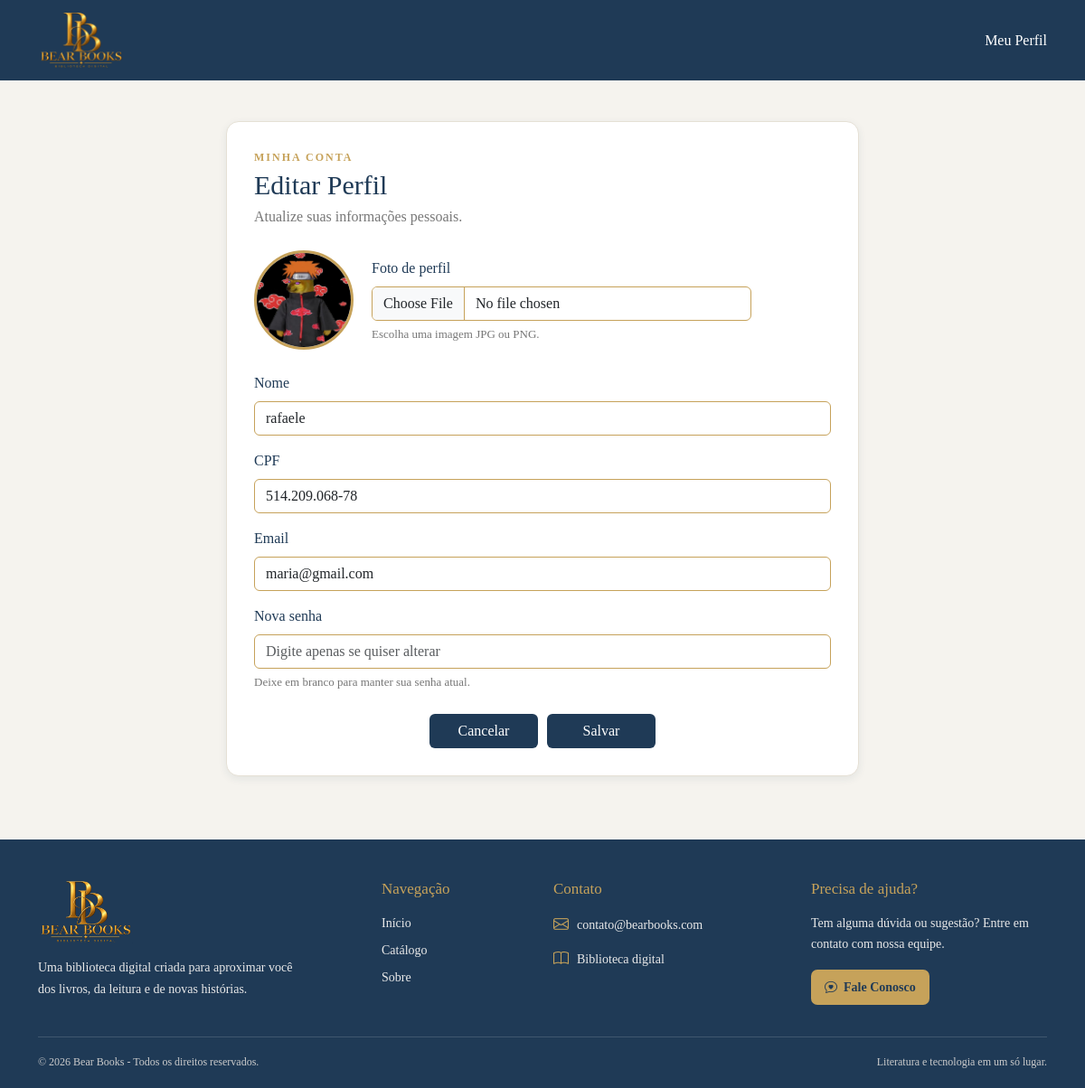
/usuario/user/editarUser.php (signed in), run on the app's committed database.
### tables this page shows
CREATE TABLE `usuario` (
  `id_user` int(5) NOT NULL,
  `cpf_user` varchar(20) DEFAULT NULL,
  `nome_user` varchar(200) DEFAULT NULL,
  `email_user` varchar(200) DEFAULT NULL,
  `senha_user` varchar(100) DEFAULT NULL,
  `status_user` varchar(20) NOT NULL DEFAULT 'Ativo',
  `foto_user` varchar(255) DEFAULT NULL
);

### usuario/user/editarUser.php (the view, shortened to what this page needs)
<?php
include "../../ARQUIVOS/conexao.php";
$id_user = (int) $_SESSION['id_user'];
$sql = "SELECT * FROM usuario WHERE id_user=$id_user";
$result = $conn->query($sql);
$usuario = $result->fetch_assoc();
?>
<!DOCTYPE html>
<html lang="pt-br">
<head>
    <link href="https://cdn.jsdelivr.net/npm/bootstrap@5.3.8/dist/css/bootstrap.min.css" rel="stylesheet">
    <link rel="stylesheet" href="https://cdn.jsdelivr.net/npm/bootstrap-icons@1.13.1/font/bootstrap-icons.min.css">
    <link rel="stylesheet" href="../../css/style.css">
</head>
<body class="perfil-page">
    <nav class="navbar navbar-expand-lg">
        <div class="container">
            <a class="navbar-brand" href="../index.php">
                <img src="../../ARQUIVOS/img/logo.png" alt="Bear Books">
            </a>
            <div class="ms-auto">
                <a href="perfilUser.php" class="nav-link d-inline">
                    Meu Perfil
                </a>
            </div>
        </div>
    </nav>
    <main class="editar-perfil-conteudo">
        <div class="container">
            <div class="editar-perfil-card">
                <div class="editar-perfil-titulo">
                    <p>MINHA CONTA</p>
                    <h1>Editar Perfil</h1>
                    <span>
                        Atualize suas informações pessoais.
                    </span>
                </div>
                <form action="updateUser.php" method="POST" enctype="multipart/form-data">
                    <div class="editar-foto-area">
                        <div class="editar-foto-preview">
                            <?php if (!empty($usuario['foto_user'])) { ?>
                                <img src="../../ARQUIVOS/fotos_usuario/<?php echo htmlspecialchars($usuario['foto_user']); ?>"
                                    alt="Foto de perfil">
                            <?php } else { ?>
                                <i class="bi bi-person-circle"></i>
                            <?php } ?>
                        </div>
                        <div>
                            <label class="form-label">
                                Foto de perfil
                            </label>
                            <input type="file" class="form-control" name="foto_user"
                                accept="image/png,image/jpeg,image/jpg">
                            <small>
                                Escolha uma imagem JPG ou PNG.
                            </small>
                        </div>
                    </div>
                    <div class="mb-3">
                        <label class="form-label">
                            Nome
                        </label>
                        <input type="text" class="form-control" name="nome_user"
                            value="<?php echo htmlspecialchars($usuario['nome_user']); ?>" required>
                    </div>
                    <div class="mb-3">
                        <label class="form-label">
                            CPF
                        </label>
                        <input type="text" class="form-control" name="cpf_user"
                            value="<?php echo htmlspecialchars($usuario['cpf_user']); ?>" required>
                    </div>
                    <div class="mb-3">
                        <label class="form-label">
                            Email
                        </label>
                        <input type="email" class="form-control" name="email_user"
                            value="<?php echo htmlspecialchars($usuario['email_user']); ?>" required>
                    </div>
                    <div class="mb-3">
                        <label class="form-label">
                            Nova senha
                        </label>
                        <input type="password" class="form-control" name="senha_user"
                            placeholder="Digite apenas se quiser alterar">
                        <small class="editar-ajuda">
                            Deixe em branco para manter sua senha atual.
                        </small>
                    </div>
                    <div class="editar-perfil-botoes">
                        <a href="perfilUser.php" class="btn btn-cancelar">
                            Cancelar
                        </a>
                        <button type="submit" class="btn btn-primary">
                            Salvar
                        </button>
                    </div>
                </form>
            </div>
        </div>
    </main>
    <footer class="footer-principal">
        <div class="container">
            <div class="row g-4">
                <div class="col-lg-4 col-md-6">
                    <div class="footer-marca">
                        <img src="../ARQUIVOS/img/logo.png" alt="Bear Books">
                        <p>
                            Uma biblioteca digital criada para
                            aproximar você dos livros, da leitura
                            e de novas histórias.
                        </p>
                    </div>
                </div>
                <div class="col-lg-2 col-md-6">
                    <div class="footer-links">
                        <h5>Navegação</h5>
                        <a href="index.php">
                            Início
                        </a>
                        <a href="catalogo.php">
                            Catálogo
                        </a>
                        <a href="sobre.php">
                            Sobre
                        </a>
                    </div>
                </div>
                <div class="col-lg-3 col-md-6">
                    <div class="footer-contato">
                        <h5>Contato</h5>
                        <p>
                            <i class="bi bi-envelope"></i>
                            contato@bearbooks.com
                        </p>
                        <p>
                            <i class="bi bi-book"></i>
                            Biblioteca digital
                        </p>
                    </div>
                </div>
                <div class="col-lg-3 col-md-6">
                    <div class="footer-fale">
                        <h5>Precisa de ajuda?</h5>
                        <p>
                            Tem alguma dúvida ou sugestão?
                            Entre em contato com nossa equipe.
                        </p>
                        <a href="faleconosco.php" class="btn-footer-contato">
                            <i class="bi bi-chat-heart"></i>
                            Fale Conosco
                        </a>
                    </div>
                </div>
            </div>
            <div class="footer-linha"></div>
            <div class="footer-final">
                <p>
                    © 2026 Bear Books - Todos os direitos reservados.
                </p>
                <span>
                    Literatura e tecnologia em um só lugar.
                </span>
            </div>
        </div>
    </footer>
</body>
</html>

### css/style.css (style rules this page uses)
body { font-family: 'Lora', serif; background-color: #F5F3EE; min-height: 100vh; display: flex; flex-direction: column; }
.btn-primary { background-color: #1F3A56; color: white; border: none; }
.btn-cancelar, .btn-primary { width: 120px; }
.navbar { background-color: #1F3A56; }
.navbar .navbar-brand { color: white; }
.navbar .navbar-brand img { width: 95px; height: auto; }
.navbar .nav-link { color: white; }
.form-label { color: #1F3A56; }
.form-control { border: 1px solid #C6A25A; }
.btn-cancelar { background-color: #1F3A56; color: white; }
.perfil-page { background-color: #F5F3EE; }
.editar-perfil-conteudo { flex: 1; padding: 45px 0 70px; }
.editar-perfil-card { max-width: 700px; margin: 0 auto; background-color: white; border: 1px solid #E5E0D5; border-radius: 14px; padding: 30px; box-shadow: 0 3px 10px rgba(31, 58, 86, 0.08); }
.editar-perfil-titulo { margin-bottom: 25px; }
.editar-perfil-titulo p { color: #C6A25A; font-size: 12px; font-weight: bold; letter-spacing: 2px; margin-bottom: 4px; }
.editar-perfil-titulo h1 { color: #1F3A56; font-size: 30px; margin-bottom: 5px; }
.editar-perfil-titulo span { color: #777; }
.editar-foto-area { display: flex; align-items: center; gap: 20px; margin: 25px 0; }
.editar-foto-preview { width: 110px; height: 110px; min-width: 110px; border-radius: 50%; border: 3px solid #C6A25A; overflow: hidden; background-color: white; display: flex; align-items: center; justify-content: center; }
.editar-foto-preview img { width: 100%; height: 100%; object-fit: cover; }
.editar-foto-area>div:last-child { flex: 1; }
.editar-foto-area .form-control { max-width: 420px; }
.editar-foto-area small, .editar-ajuda { display: block; color: #777; margin-top: 5px; font-size: 13px; }
.editar-perfil-botoes { margin-top: 25px; display: flex; justify-content: center; gap: 10px; }
.footer-principal { margin-top: auto; padding: 45px 0 20px; background-color: #1F3A56; color: white; }
.footer-principal h5 { margin-bottom: 17px; color: #C6A25A; font-size: 17px; }
.footer-marca img { width: 105px; height: auto; margin-bottom: 15px; }
.footer-marca p { max-width: 300px; margin: 0; color: #E9E9E9; font-size: 14px; line-height: 1.7; }
.footer-links { display: flex; flex-direction: column; }
.footer-links a { width: fit-content; margin-bottom: 9px; color: #E9E9E9; font-size: 14px; text-decoration: none; transition: 0.3s; }
.footer-contato p { display: flex; align-items: center; gap: 9px; margin-bottom: 12px; color: #E9E9E9; font-size: 14px; }
.footer-contato i { color: #C6A25A; font-size: 17px; }
.footer-fale p { margin-bottom: 12px; color: #E9E9E9; font-size: 14px; line-height: 1.6; }
.btn-footer-contato { display: inline-flex; align-items: center; gap: 7px; margin-top: 5px; padding: 9px 15px; background-color: #C6A25A; border-radius: 7px; color: #1F3A56; font-size: 14px; font-weight: bold; text-decoration: none; transition: 0.3s; }
.footer-linha { margin: 35px 0 18px; border-top: 1px solid rgba(255,255,255,0.15); }
.footer-final { display: flex; align-items: center; justify-content: space-between; gap: 15px; }
.footer-final p, .footer-final span { margin: 0; color: #CCCCCC; font-size: 12px; }

### data on the page
usuario: foto_user (picture), nome_user "rafaele", cpf_user "514.209.068-78", email_user "maria@gmail.com"
